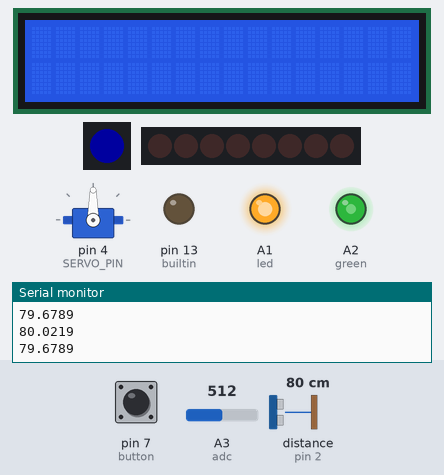
Bench run of a sketch on a simulated Arduino Uno, built with avr-gcc and run on an emulated ATmega328P. Shown: servo, 16×2 character LCD, 1 RGB LEDs in strip order, left to right, 8 shift-register outputs drawn as a row of LEDs (first output left, lit = HIGH), output pins drawn as LEDs (lit = HIGH), the last lines printed to the serial monitor. Wiring (inferred from the names in the program): ultrasonic range finder: trigger pin 3; echo pin 2. Dashed ring = blinking. The inputs (shaded band) are chosen by the test bench; at power-on: distance to the obstacle (sensor on pin 2) 80 cm, pin 7 (button) HIGH, A3 (adc) = 512. The echo pulse lasts 58.3 µs per cm; dim RGB values are drawn brighter than linear; pins used as bus, display or sensor lines are not drawn.

Above: at 1.04 s.
1.3 s: distance to the obstacle (sensor on pin 2) set to 250 cm
4.3 s: pin 7 (button) pulled LOW for 0.15 s
At 5.0 s:
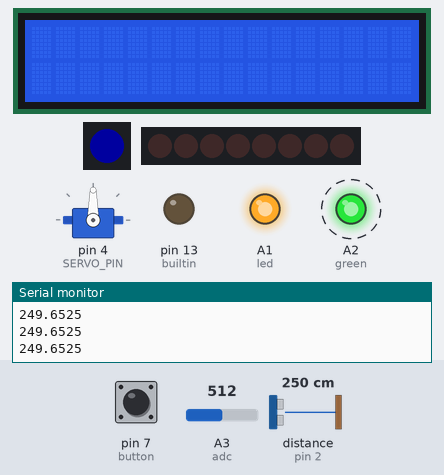
7.4 s: distance to the obstacle (sensor on pin 2) set to 2 cm
8.9 s: pin 7 (button) pulled LOW for 1 s
At 9.4 s:
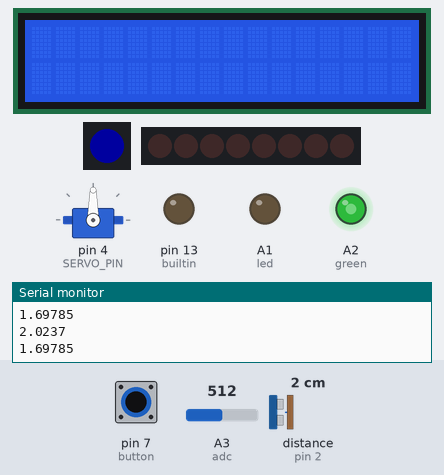
10.5 s: A3 (adc) set to 1012
12.0 s: A3 (adc) set to 1020
Timing chart, 0 to 14.5 s (numbered marks = the images above; inputs shaded):
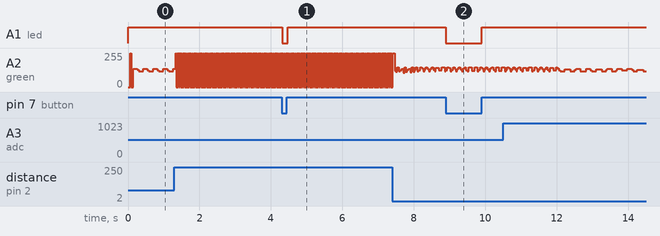

The sketch:

decl_parts.ino
```cpp
// Made from a Python program in the ZERO1 Simulator; edits here are not turned back into Python.
// D4: which parts make a variable, library objects, the lines each part needs (§3).

#include <Wire.h>
#include <LiquidCrystal_I2C.h>
#include <DHT.h>
#include <Adafruit_NeoPixel.h>
#include <Servo.h>

const int LED_RED = A1;        // red LED
const int LED_GREEN = A2;      // green LED
const int BUTTON_1 = 7;        // button 1
const int POT_LDR = A3;        // potentiometer / light sensor
const int SERVO_PIN = 4;       // servo signal
const int BUZZER = 8;          // buzzer
const int DHT_PIN = 5;         // DHT22 temperature / humidity sensor
const int TRIG_PIN = 3;        // ultrasonic trigger
const int ECHO_PIN = 2;        // ultrasonic echo
const int RGB_PIN = 9;         // RGB LED (WS2812)
const int SEG_DATA = 12;       // 7-segment: 74HC595 data
const int SEG_LATCH = 11;      // 7-segment: 74HC595 latch
const int SEG_CLOCK = 10;      // 7-segment: 74HC595 clock

Servo servo;
LiquidCrystal_I2C lcd(0x27, 16, 2);
Adafruit_NeoPixel np(1, RGB_PIN, NEO_GRB + NEO_KHZ800);
DHT sensor(DHT_PIN, DHT22);

const int led = LED_RED;
const int button = BUTTON_1;
const int green = LED_GREEN;
const int builtin = LED_BUILTIN;
const int dimmer = RGB_PIN;
const int adc = POT_LDR;

// Runs once: the lines before "while True:"
void setup() {
  Serial.begin(9600);
  pinMode(led, OUTPUT);
  digitalWrite(led, HIGH);
  pinMode(button, INPUT_PULLUP);
  pinMode(green, OUTPUT);
  pinMode(builtin, OUTPUT);
  pinMode(dimmer, OUTPUT);
  analogWrite(dimmer, 128);
  Wire.begin();
  servo.attach(SERVO_PIN);
  lcd.init();
  lcd.backlight();
  np.begin();
  sensor.begin();
  pinMode(BUZZER, OUTPUT);
  pinMode(SEG_DATA, OUTPUT);
  pinMode(SEG_LATCH, OUTPUT);
  pinMode(SEG_CLOCK, OUTPUT);
  pinMode(TRIG_PIN, OUTPUT);
  pinMode(ECHO_PIN, INPUT);
}

// Runs forever: the body of "while True:" (line 22)
void loop() {
  digitalWrite(led, digitalRead(button));
  digitalWrite(green, !digitalRead(green));
  digitalWrite(builtin, 0);
  analogWrite(dimmer, (long)analogRead(adc) * 64L / 256);
  servo.write(90);
  lcd.clear();
  np.fill(0x000020);
  np.show();
  noTone(BUZZER);
  showSegments(0);
  Serial.println(pyFloat(pyDistanceCm(TRIG_PIN, ECHO_PIN, 33)));
}

// ---- Helpers that make C++ behave like Python ----

// Stops the program like a Python error: the message goes to the Serial Monitor, then the board halts
void pyFail(int line, String text) {
  Serial.print("Line ");
  Serial.print(line);
  Serial.print(": ");
  Serial.println(text);
  Serial.flush();
  abort();
}

// 10 to the power n, exact on the board (pow() is not)
float pyPow10(int n) {
  float result = 1;
  for (int i = 0; i < n; i++) result *= 10;
  for (int i = 0; i > n; i--) result /= 10;
  return result;
}

// How MicroPython shows a decimal number: 7 significant digits, 3.0 keeps its .0,
// and 1e-05 / 1e+07 style below 0.0001 and from 10000000 on
String pyFloat(float x) {
  if (isnan(x)) return "nan";
  if (isinf(x)) return x > 0 ? "inf" : "-inf";
  if (x == 0) return 1 / x < 0 ? "-0.0" : "0.0";
  float size = fabs(x);
  int exponent = floor(log10(size));
  if (size < pyPow10(exponent)) exponent--;
  if (size >= pyPow10(exponent + 1)) exponent++;
  String text = pyDigits(x, exponent);
  if (pySignificant(text) > 7) {          // 9999999.6 rounds up to 10000000: one more digit
    exponent++;
    text = pyDigits(x, exponent);
  }
  if (exponent < -4 || exponent >= 7) {
    text += exponent < 0 ? "e-" : "e+";
    if (abs(exponent) < 10) text += "0";
    text += String(abs(exponent));
  } else if (text.indexOf('.') < 0) {
    text += ".0";
  }
  return text;
}

// The 7 significant digits of x, without the zeros at the end (for pyFloat)
String pyDigits(float x, int exponent) {
  bool scientific = exponent < -4 || exponent >= 7;
  int decimals = scientific ? 6 : 6 - exponent;
  String text = String(scientific ? x / pyPow10(exponent) : x, decimals);
  if (decimals > 0) {
    while (text.endsWith("0")) text.remove(text.length() - 1);
    if (text.endsWith(".")) text.remove(text.length() - 1);
  }
  return text;
}

// How many significant digits a number text has (for pyFloat)
int pySignificant(String text) {
  int count = 0;
  bool started = false;
  for (unsigned int i = 0; i < text.length(); i++) {
    char c = text.charAt(i);
    if (c >= '1' && c <= '9') started = true;
    if (started && c >= '0' && c <= '9') count++;
  }
  return count;
}

// HC-SR04: a 10 µs pulse on trig, then the echo time on echo; no echo gives 0,
// or stops the program with MicroPython's OSError when line > 0
float pyDistanceCm(int trigPin, int echoPin, int line) {
  digitalWrite(trigPin, LOW);
  delayMicroseconds(2);
  digitalWrite(trigPin, HIGH);
  delayMicroseconds(10);
  digitalWrite(trigPin, LOW);
  long duration = pulseIn(echoPin, HIGH, 30000);
  if (duration == 0 && line > 0) pyFail(line, "OSError: Out of range");
  return duration * 0.0343 / 2;
}

void showSegments(byte pattern) {          // 74HC595: a = bit 0 … g = bit 6, dp = bit 7
  digitalWrite(SEG_LATCH, LOW);
  shiftOut(SEG_DATA, SEG_CLOCK, MSBFIRST, pattern);
  digitalWrite(SEG_LATCH, HIGH);
}
```

Measured:
- after the input at 4.3 s, A1 (led): HIGH → LOW at once, → HIGH 0.15 s later
- after the input at 8.9 s, A1 (led): HIGH → LOW at once, → HIGH 1.0 s later
- by itself, A2 (green): alternates 255/255 for 0.02 s and 0/255 for 0.02 s
